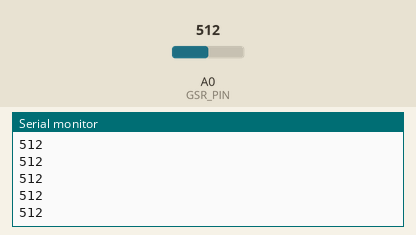
Simulated run of this sketch. Board: Arduino Uno, built with avr-gcc and run on an emulated ATmega328P. On the bench: the last lines printed to the serial monitor. Inputs (shaded band) come from the test bench; at power-on: A0 (GSR_PIN) = 512.

Above: at 1.2 s.
1.3 s: A0 (GSR_PIN) set to 716
At 1.31 s:
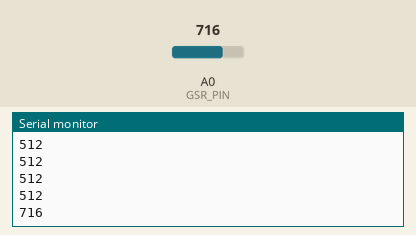
2.8 s: A0 (GSR_PIN) set to 900
At 2.81 s:
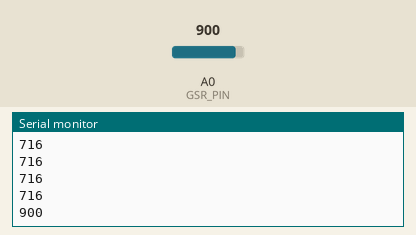
Timing chart, 0 to 5.8 s (numbered marks = the images above; inputs shaded):
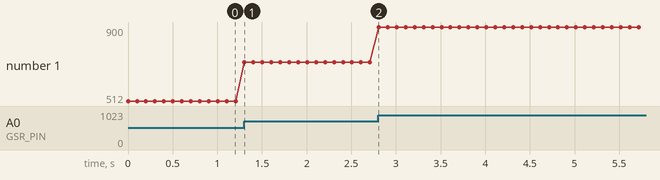

Measured:
- after the input at 1.3 s, the serial monitor: prints a new line at once (image 1)
- after the input at 2.8 s, the serial monitor: prints a new line at once (image 2)
- plotted number 1: 512 → 716 after the input at 1.3 s, 716 → 900 after the input at 2.8 s

The sketch:

gsr.ino
```cpp
const int GSR_PIN = A0;
int sensorValue = 0;

void setup() {
  Serial.begin(9600);
}

void loop() {
  sensorValue = analogRead(GSR_PIN);
  Serial.println(sensorValue);
  delay(100);
}
```
